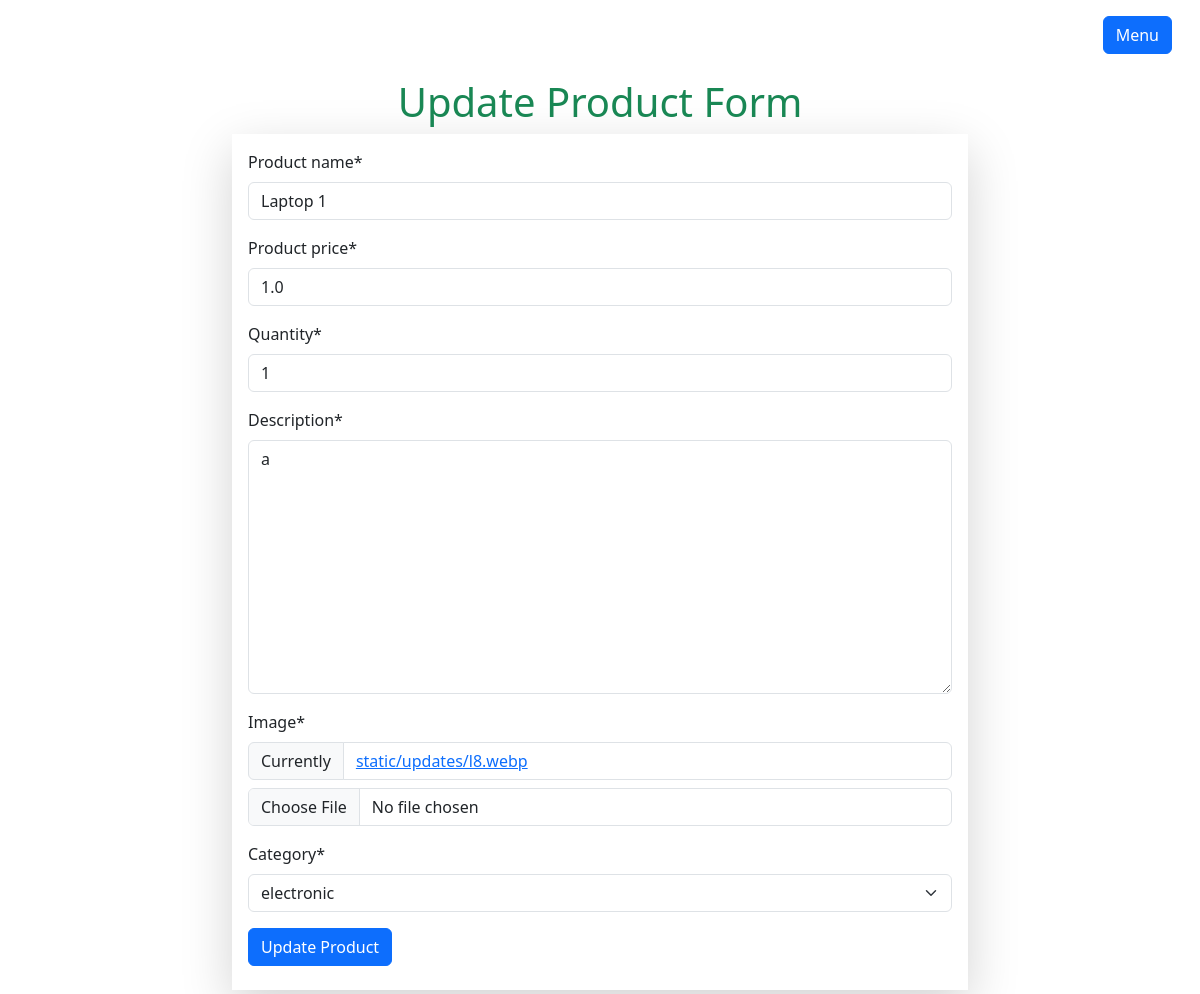
The page /product/updateproduct/20 (signed in) on the database its author committed.
### product/models.py (models this page shows, shortened)
class Product(models.Model):
    product_name = models.CharField(max_length=200, null=False)
    product_price = models.FloatField( null=False)
    quantity = models.IntegerField(null=False)
    description = models.TextField()
    image = models.FileField(upload_to='static/updates', null=True)
    category = models.ForeignKey(Category, on_delete=models.CASCADE,null=True)
    created_at = models.DateTimeField(auto_now_add=True)

### users/auth.py (the view)
    def wrapper_function(request,*args,**kwargs):
        if request.user.is_staff:
            return view_function(request,*args,**kwargs)
        else:
            return redirect('/')

### product/forms.py
class ProductForm(ModelForm):
    class Meta:
        model = Product
        fields = "__all__"

### product/models.py (called while the page is built)
    def __str__(self):
        return self.category_name

### product/views.py (called while the page is built, shortened)
@login_required
@admin_only
def update_product(request,product_id):
    instance = Product.objects.get(id=product_id)
    context = {
        'form':ProductForm(instance=instance)
    }
    return render(request, 'products/updateproduct.html', context)

### users/auth.py (called while the page is built)
def admin_only(view_function):
    def wrapper_function(request,*args,**kwargs):
        if request.user.is_staff:
            return view_function(request,*args,**kwargs)
        else:
            return redirect('/')
    return wrapper_function

### product/templates/products/updateproduct.html (shortened to what this page needs)
{% extends "admins/index.html" %}
{% load static %}
{% load crispy_forms_tags %}
{% block admin_content %}
<div class="container mt-2 mb-4">
    <div class="d-flex row justify-content-center">
        <div class="col-md-8">
            <h1 class="text-success text-center">Update Product Form</h1>
            <form action="" method="POST" class="shadow-lg p-3" enctype="multipart/form-data">
                {{form | crispy}}
                <div class="mb-2">
                    <input type="submit" value="Update Product" class="btn btn-primary">
                </div>
            </form>
        </div>
    </div>
</div>
{% endblock %}

### rows shown on the page
Product: product_name "Laptop 1", product_price "1.0", quantity "1", description "a", category "electronic"
